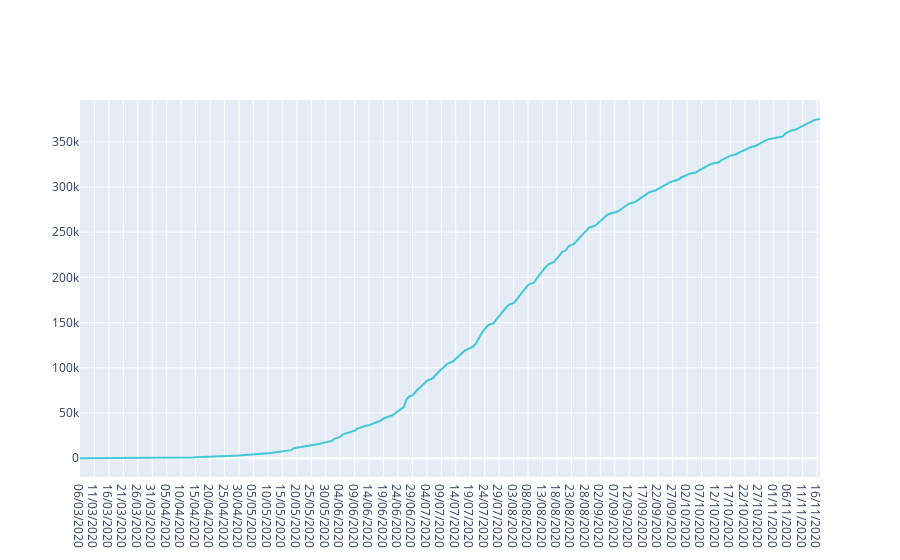

The code cell stored with this chart in its notebook:
### Code cell
# dfConfAc.plot(figsize=(16,7))
data = [go.Scatter(
        x= dfConfAc.Category,
        y= dfConfAc.Bahia,
        name= "ConfirmadosAc",
        line= dict(color= '#17BECF'),
        opacity= 0.8 )]
py.iplot(data)

### Figure 1 — Plotly figure (JSON) as saved in the notebook; plotly's stock layout.template omitted (floating-point values rounded to 4 significant figures; data arrays with more than 128 entries replaced by an {"elided": "..."} marker saying what was removed)
{"data": [{"line": {"color": "#17BECF"}, "name": "ConfirmadosAc", "opacity": 0.8, "type": "scatter", "x": {"elided": "257 str values"}, "y": {"elided": "257 int values"}}], "layout": {}}
